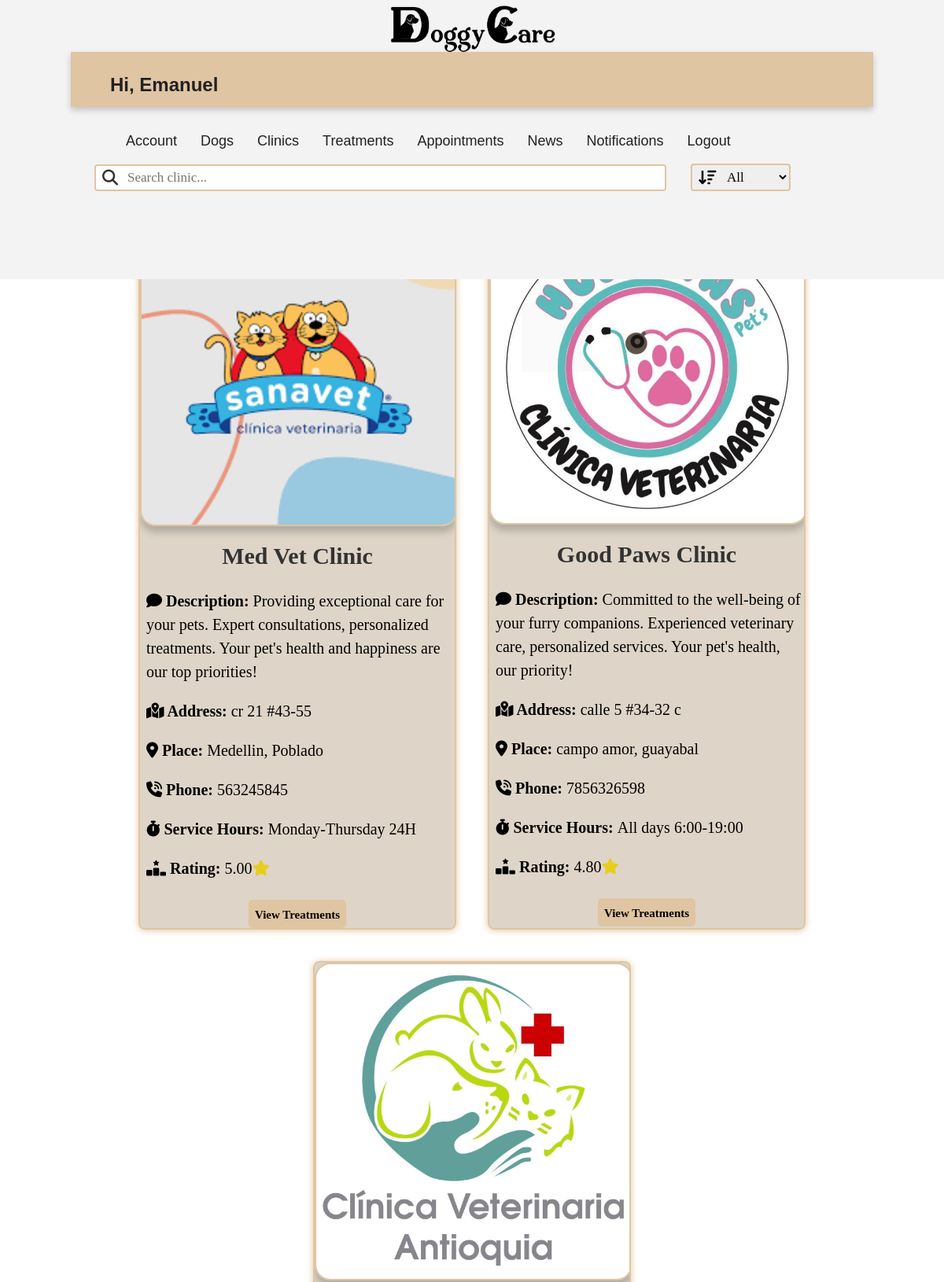
The page /owner/all_clinics/ (signed in, upper part) on the database as committed earlier.
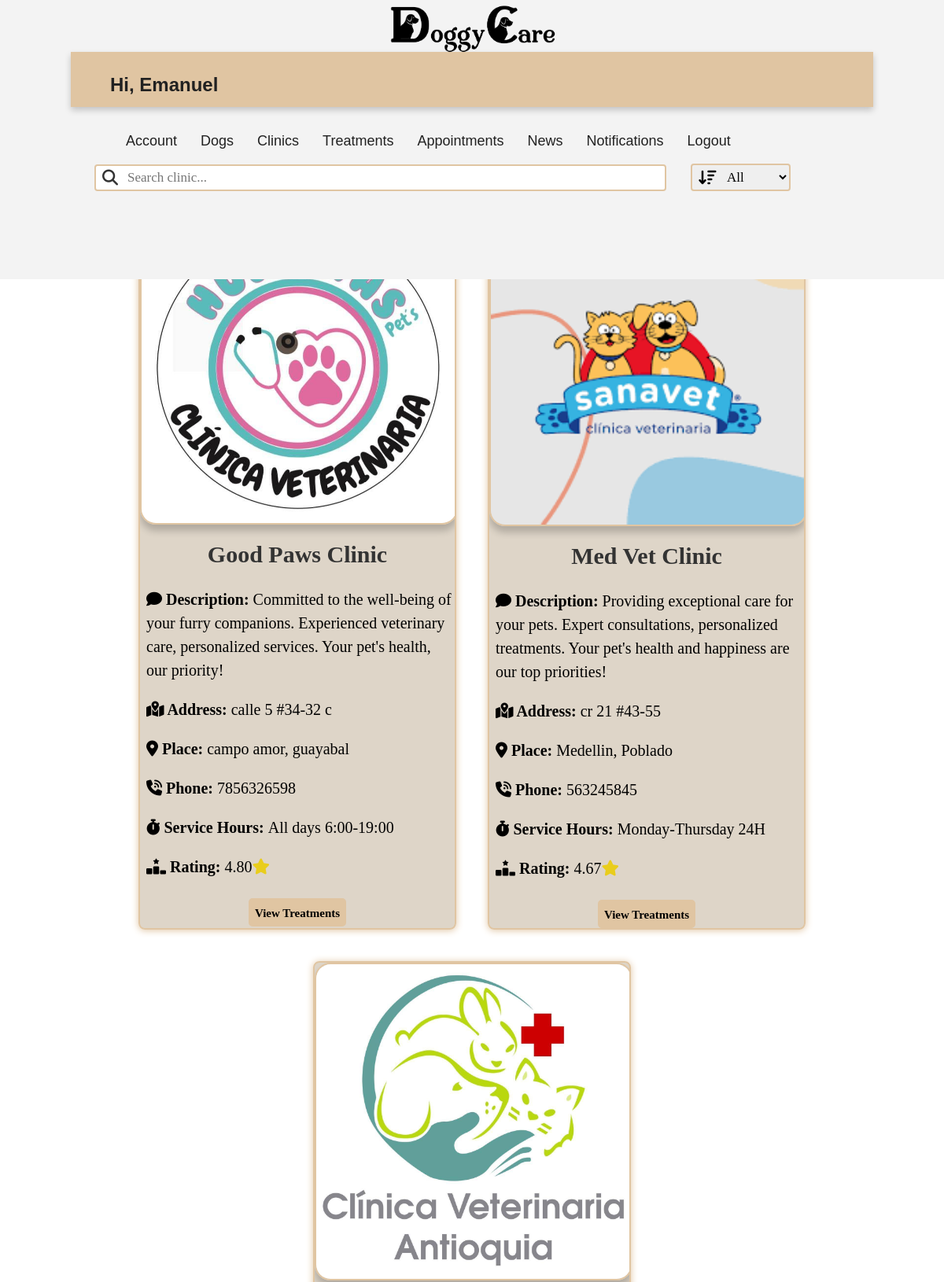
The same page on the database as committed later.
### accounts/models.py (models this page shows, shortened)
class clinic_info(models.Model):
    id = models.AutoField(primary_key= True)
    name = models.CharField(blank= False, max_length=50)
    address = models.CharField(blank= False, max_length=50)
    place = models.CharField(blank= False, max_length=100)
    phone = models.CharField(blank= False, max_length=50)
    description = models.TextField(blank= False, max_length=400)
    opening_hours = models.CharField(blank= False, max_length=200)
    rating = models.DecimalField(max_digits=3, decimal_places=2, blank= True, null=True)
    image= models.ImageField(upload_to='images/')
    vet = models.ForeignKey(Vet, on_delete=models.CASCADE,null=True, blank=True)

### owner/views.py (the view, shortened to what this page needs)
# urls.py: path('all_clinics/', views.all_clinics, name='all_clinics'),
@login_required
@owner_required
def all_clinics(request):
    search_term = request.GET.get('searchClinic')
    filter_by = request.GET.get('filterClinic')
    clinics = clinic_info.objects.all().order_by('-rating')
    return render(request, 'all_clinics.html', {'clinics': clinics})

### owner/templates/all_clinics.html (shortened to what this page needs)
<!DOCTYPE html>
{% extends 'base_o.html' %}
{% load static %}
    {% block additional_styles %}
    <link rel="stylesheet" href="{% static 'css/owner/all_clinics.css' %}">
    {% endblock additional_styles %}
    {% block content %}
    <h2 style="padding-bottom: 1%;">Clinics</h2>
        <form action="" class="search-clinic-bar">
            <div class="search_group">
                <i class="fa-solid fa-magnifying-glass"></i>
                <input type="text" class="form-control" name="searchClinic" placeholder="Search clinic...">
            </div>
                <div class="search-filter">
                    <i class="fa-solid fa-arrow-down-wide-short"></i>
                    <select class="form-control-select" name="filterClinic">
                        <option value="all">All</option>
                    </select>
                </div>
                <button type="submit" class="btn btn-primary">Search</button>
            </form>
            <div class="clinics-list">
                {% for clinic in clinics %}
                <div class="clinic-card">
                    <div class="card mb-3" style="max-width: 540px;">
                        <div class="row g-0" style="display: flex; flex-direction: column;">
                            <div class="col-md-4">
                                <img src="{{ clinic.image.url }}" class="img-c" alt="...">
                            </div>
                            <div class="col-md-8">
                                <div class="card-body">
                                    <h2 class="card-title">{{clinic.name}}</h2>
                                    <p class="txt" style="padding-left: 2%;"><i class="fa-solid fa-comment"></i><strong> Description: </strong> {{ clinic.description }}</p>
                                    <p class="txt" style="padding-left: 2%;"><i class="fa-solid fa-map-location-dot"></i><strong> Address: </strong> {{ clinic.address }}</p>
                                    <p class="txt" style="padding-left: 2%;"><i class="fa-solid fa-location-dot"></i><strong> Place: </strong> {{ clinic.place }}</p>
                                    <p class="txt" style="padding-left: 2%;"><i class="fa-solid fa-phone-volume"></i><strong> Phone: </strong> {{ clinic.phone }}</p>
                                    <p class="txt" style="padding-left: 2%;"><i class="fa-solid fa-stopwatch"></i><strong> Service Hours: </strong> {{ clinic.opening_hours }}</p>
                                    <p class="txt" style="padding-left: 2%;"><i class="fa-solid fa-ranking-star"></i><strong> Rating: </strong> {{ clinic.rating }}<i class="fa-solid fa-star" style="color: #e9cd1c;"></i></p>
                                </div>
                            </div>
                        </div>
                    </div>
                    <div class="button-container">
                        <a href="{% url 'clinic_treatments' clinic_id=clinic.id %}" class="treat-button">View Treatments</a>
                    </div>
                </div>
                {% endfor %}
            </div>
{% endblock content %}

Rows that differ between the two databases and show on the page:
shown differently, row unchanged: clinic_info "Good Paws Clinic": moves up the list
changed clinic_info "Med Vet Clinic": rating "5.00" → "4.67"
